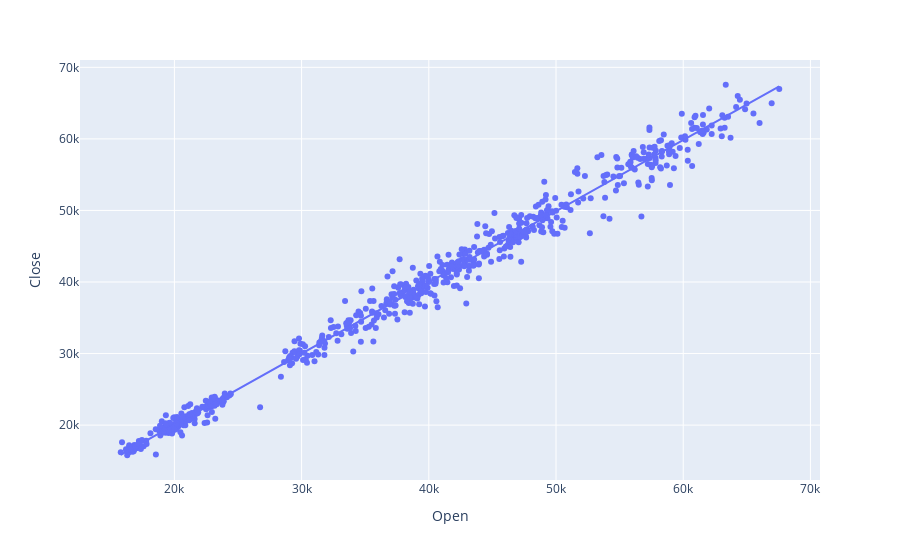
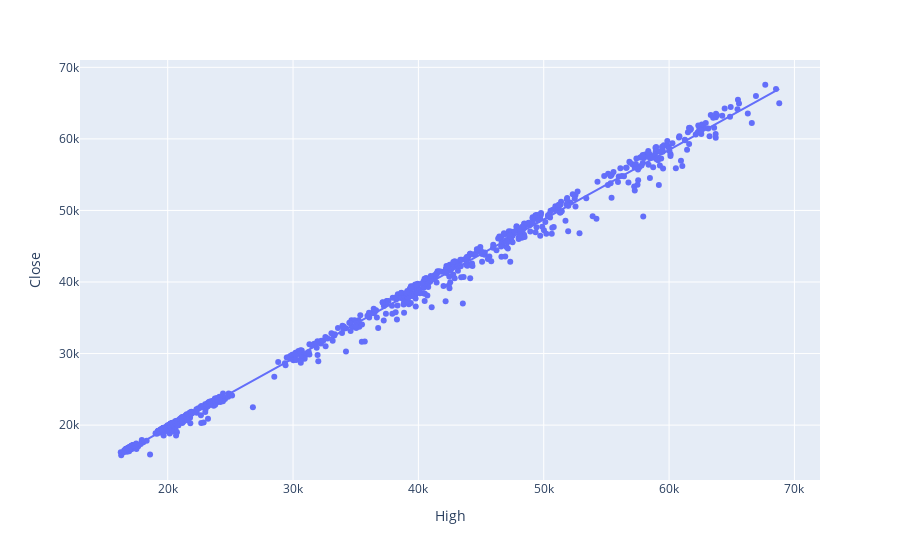
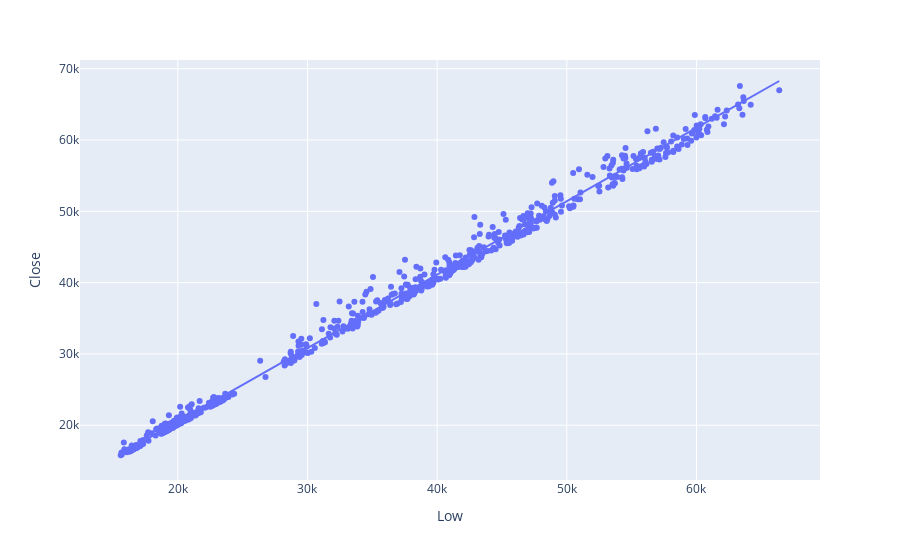
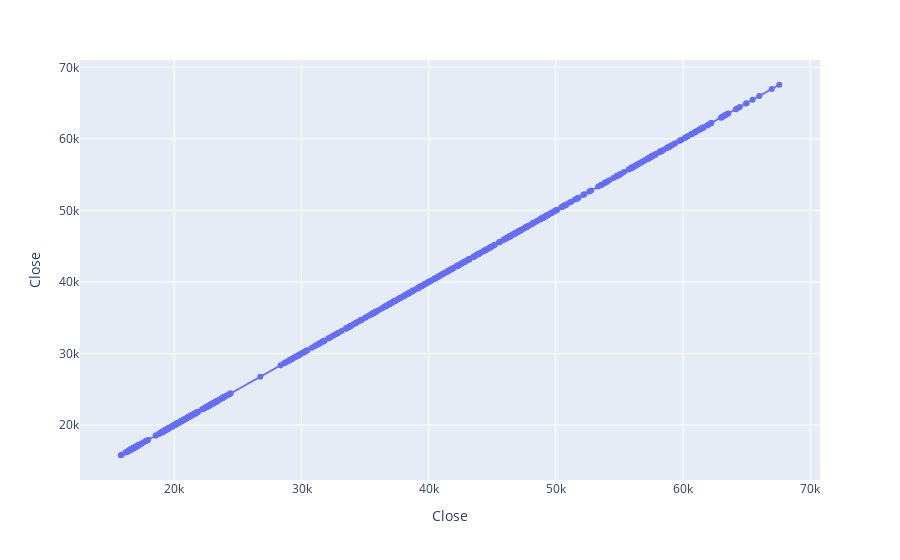

Notebook code cell kept with these figures, in order:
### Markdown cell above
# 5. Scatter Plot

### Code cell
import plotly.express as px
for value in features:
    figure = px.scatter(data_frame= df,x = value,y = 'Close',trendline = 'ols')
    
    figure.show()

### Figure 1 — Plotly figure (JSON) as saved in the notebook; plotly's stock layout.template omitted (floating-point values rounded to 4 significant figures; data arrays with more than 128 entries replaced by an {"elided": "..."} marker saying what was removed)
{"data": [{"hovertemplate": "Open=%{x}<br>Close=%{y}<extra></extra>", "legendgroup": "", "marker": {"color": "#636efa", "symbol": "circle"}, "mode": "markers", "name": "", "orientation": "v", "showlegend": false, "type": "scatter", "x": {"elided": "730 float values"}, "xaxis": "x", "y": {"elided": "730 float values"}, "yaxis": "y"}, {"hovertemplate": "<b>OLS trendline</b><br>Close = 0.994713 * Open + 153.29<br>R<sup>2</sup>=0.989896<br><br>Open=%{x}<br>Close=%{y} <b>(trend)</b><extra></extra>", "legendgroup": "", "marker": {"color": "#636efa", "symbol": "circle"}, "mode": "lines", "name": "", "showlegend": false, "type": "scatter", "x": {"elided": "730 float values"}, "xaxis": "x", "y": {"elided": "730 float values"}, "yaxis": "y"}], "layout": {"legend": {"tracegroupgap": 0}, "margin": {"t": 60}, "xaxis": {"anchor": "y", "domain": [0, 1], "title": {"text": "Open"}}, "yaxis": {"anchor": "x", "domain": [0, 1], "title": {"text": "Close"}}}}

### Figure 2 — Plotly figure (JSON) as saved in the notebook; plotly's stock layout.template omitted (floating-point values rounded to 4 significant figures; data arrays with more than 128 entries replaced by an {"elided": "..."} marker saying what was removed)
{"data": [{"hovertemplate": "High=%{x}<br>Close=%{y}<extra></extra>", "legendgroup": "", "marker": {"color": "#636efa", "symbol": "circle"}, "mode": "markers", "name": "", "orientation": "v", "showlegend": false, "type": "scatter", "x": {"elided": "730 float values"}, "xaxis": "x", "y": {"elided": "730 float values"}, "yaxis": "y"}, {"hovertemplate": "<b>OLS trendline</b><br>Close = 0.97119 * High + 178.197<br>R<sup>2</sup>=0.995282<br><br>High=%{x}<br>Close=%{y} <b>(trend)</b><extra></extra>", "legendgroup": "", "marker": {"color": "#636efa", "symbol": "circle"}, "mode": "lines", "name": "", "showlegend": false, "type": "scatter", "x": {"elided": "730 float values"}, "xaxis": "x", "y": {"elided": "730 float values"}, "yaxis": "y"}], "layout": {"legend": {"tracegroupgap": 0}, "margin": {"t": 60}, "xaxis": {"anchor": "y", "domain": [0, 1], "title": {"text": "High"}}, "yaxis": {"anchor": "x", "domain": [0, 1], "title": {"text": "Close"}}}}

### Figure 3 — Plotly figure (JSON) as saved in the notebook; plotly's stock layout.template omitted (floating-point values rounded to 4 significant figures; data arrays with more than 128 entries replaced by an {"elided": "..."} marker saying what was removed)
{"data": [{"hovertemplate": "Low=%{x}<br>Close=%{y}<extra></extra>", "legendgroup": "", "marker": {"color": "#636efa", "symbol": "circle"}, "mode": "markers", "name": "", "orientation": "v", "showlegend": false, "type": "scatter", "x": {"elided": "730 float values"}, "xaxis": "x", "y": {"elided": "730 float values"}, "yaxis": "y"}, {"hovertemplate": "<b>OLS trendline</b><br>Close = 1.03006 * Low + -98.7957<br>R<sup>2</sup>=0.995134<br><br>Low=%{x}<br>Close=%{y} <b>(trend)</b><extra></extra>", "legendgroup": "", "marker": {"color": "#636efa", "symbol": "circle"}, "mode": "lines", "name": "", "showlegend": false, "type": "scatter", "x": {"elided": "730 float values"}, "xaxis": "x", "y": {"elided": "730 float values"}, "yaxis": "y"}], "layout": {"legend": {"tracegroupgap": 0}, "margin": {"t": 60}, "xaxis": {"anchor": "y", "domain": [0, 1], "title": {"text": "Low"}}, "yaxis": {"anchor": "x", "domain": [0, 1], "title": {"text": "Close"}}}}

### Figure 4 — Plotly figure (JSON) as saved in the notebook; plotly's stock layout.template omitted (floating-point values rounded to 4 significant figures; data arrays with more than 128 entries replaced by an {"elided": "..."} marker saying what was removed)
{"data": [{"hovertemplate": "Close=%{y}<extra></extra>", "legendgroup": "", "marker": {"color": "#636efa", "symbol": "circle"}, "mode": "markers", "name": "", "orientation": "v", "showlegend": false, "type": "scatter", "x": {"elided": "730 float values"}, "xaxis": "x", "y": {"elided": "730 float values"}, "yaxis": "y"}, {"hovertemplate": "<b>OLS trendline</b><br>Close = 1 * Close + -3.25144e-11<br>R<sup>2</sup>=1.000000<br><br>Close=%{y} <b>(trend)</b><extra></extra>", "legendgroup": "", "marker": {"color": "#636efa", "symbol": "circle"}, "mode": "lines", "name": "", "showlegend": false, "type": "scatter", "x": {"elided": "730 float values"}, "xaxis": "x", "y": {"elided": "730 float values"}, "yaxis": "y"}], "layout": {"legend": {"tracegroupgap": 0}, "margin": {"t": 60}, "xaxis": {"anchor": "y", "domain": [0, 1], "title": {"text": "Close"}}, "yaxis": {"anchor": "x", "domain": [0, 1], "title": {"text": "Close"}}}}
